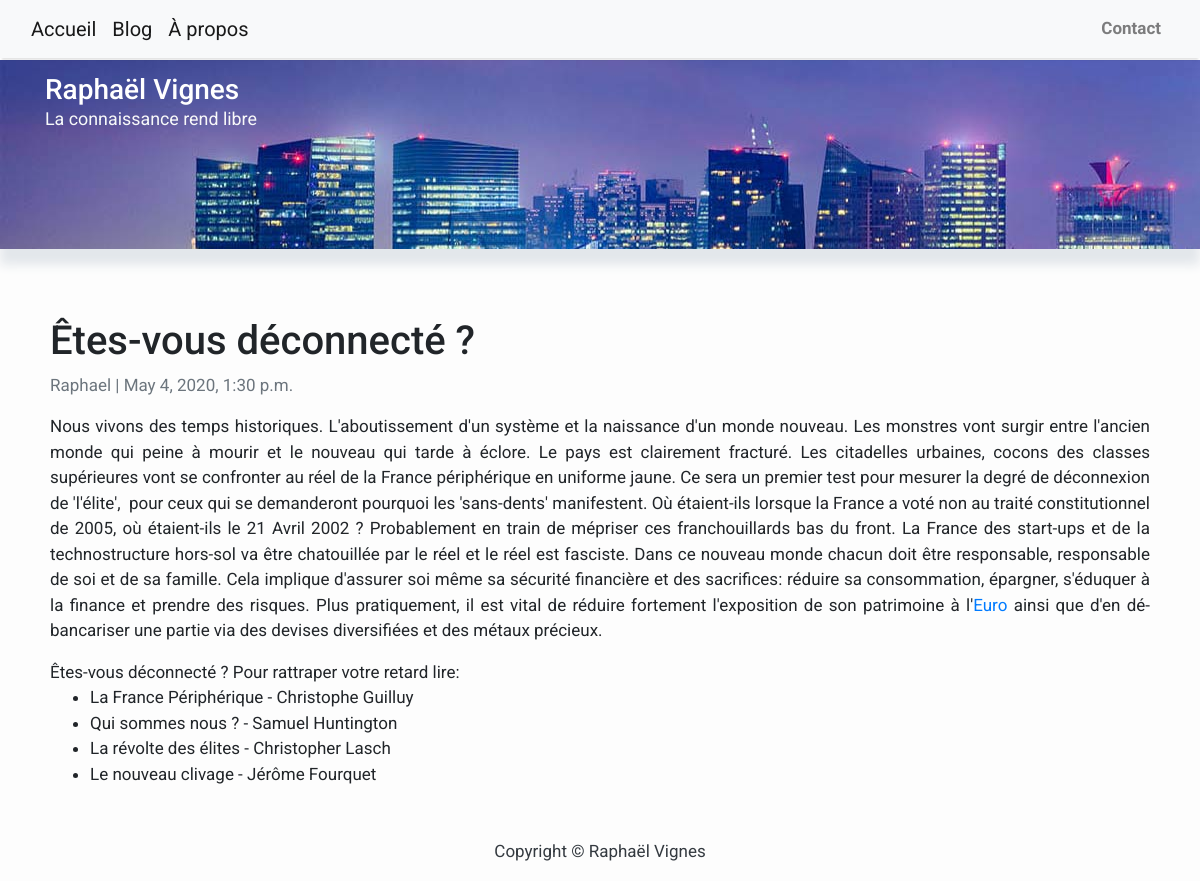
The app's page /blog/Deconnecte/ with its own data.
### blog/models.py (models this page shows, shortened)
class Post(models.Model):
    title = models.CharField(max_length=200, unique=True)
    slug = models.SlugField(max_length=200, unique=True)
    author = models.ForeignKey(User, on_delete= models.CASCADE,related_name='blog_posts')
    updated_on = models.DateTimeField(auto_now= True)
    content = models.TextField()
    created_on = models.DateTimeField(auto_now_add=True)
    status = models.IntegerField(choices=STATUS, default=0)
    class Meta:
        ordering = ['-created_on']

### blog/views.py (the view)
# urls.py: path('blog/<slug:slug>/', views.PostDetail.as_view(), name='post_detail')
class PostDetail(generic.DetailView):
    model = Post
    template_name = 'post_detail.html'

### blog/templates/post_detail.html (shortened to what this page needs)
{% extends 'base.html' %} {% block content %}
{% load static %}
<header class="masthead bandeau">
    <div class="container detail">
        <div class="row">
            <div class=" col-md-10 titre col-md-12 mx-auto">
                <div class="site-heading">
                    <h3 class="site-heading my-0 mt-1 text-white"> Raphaël Vignes</h3>
                    <p class="text-light sous-titre">La connaissance rend libre &nbsp
                    </p>
                </div>
            </div>
        </div>
    </div>
</header>
<link rel="stylesheet" type="text/css" href="{% static 'blog/style.css' %}">
<div class="container">
  <div class="row">
        <div class="col-md-16 mt-5 left">
      <div class="card-body">
        <h1>{% block title %} {{ object.title }} {% endblock title %}</h1>
        <p class=" text-muted">{{ post.author }} | {{ post.created_on }}</p>
        <p class="card-text ">{{ object.content | safe }}</p>
      </div>
    </div>
  </div>
</div>
{% endblock content %}

### blog/static/blog/style.css (style rules this page uses)
p { text-align: justify; }

### blog/templates/post_detail.html (style rules this page uses)
.site-heading { margin-left: 0px; }
.sous-titre { margin-left: 0px; font-size: 105%; }
.detail { margin-top: 1px; padding-top: 0px; }
.bandeau { margin-top: 2px; }

### records on screen
Post: title "Êtes-vous déconnecté ?", author "Raphael", created_on "May 4, 2020, 1:30 p.m.", content "Nous vivons des temps historiques. L'aboutissement d'un système et la naissance d'un monde nouveau. Les monstres vont surgir entre l'ancien monde qui peine à mourir et le nouveau qui tarde à éclore. Le pays est clairement fracturé. Les citadelles urbaines, cocons des classes supérieures vont se confronter au réel de la France périphérique en uniforme jaune. Ce sera un premier test pour mesurer la degré de déconnexion de 'l'élite', pour ceux qui se demanderont pourquoi les 'sans-dents' manifestent. Où étaient-ils lorsque la France a voté non au traité constitutionnel de 2005, où étaient-ils le 21 Avril 2002 ? Probablement en train de mépriser ces franchouillards bas du front. La France des…"
